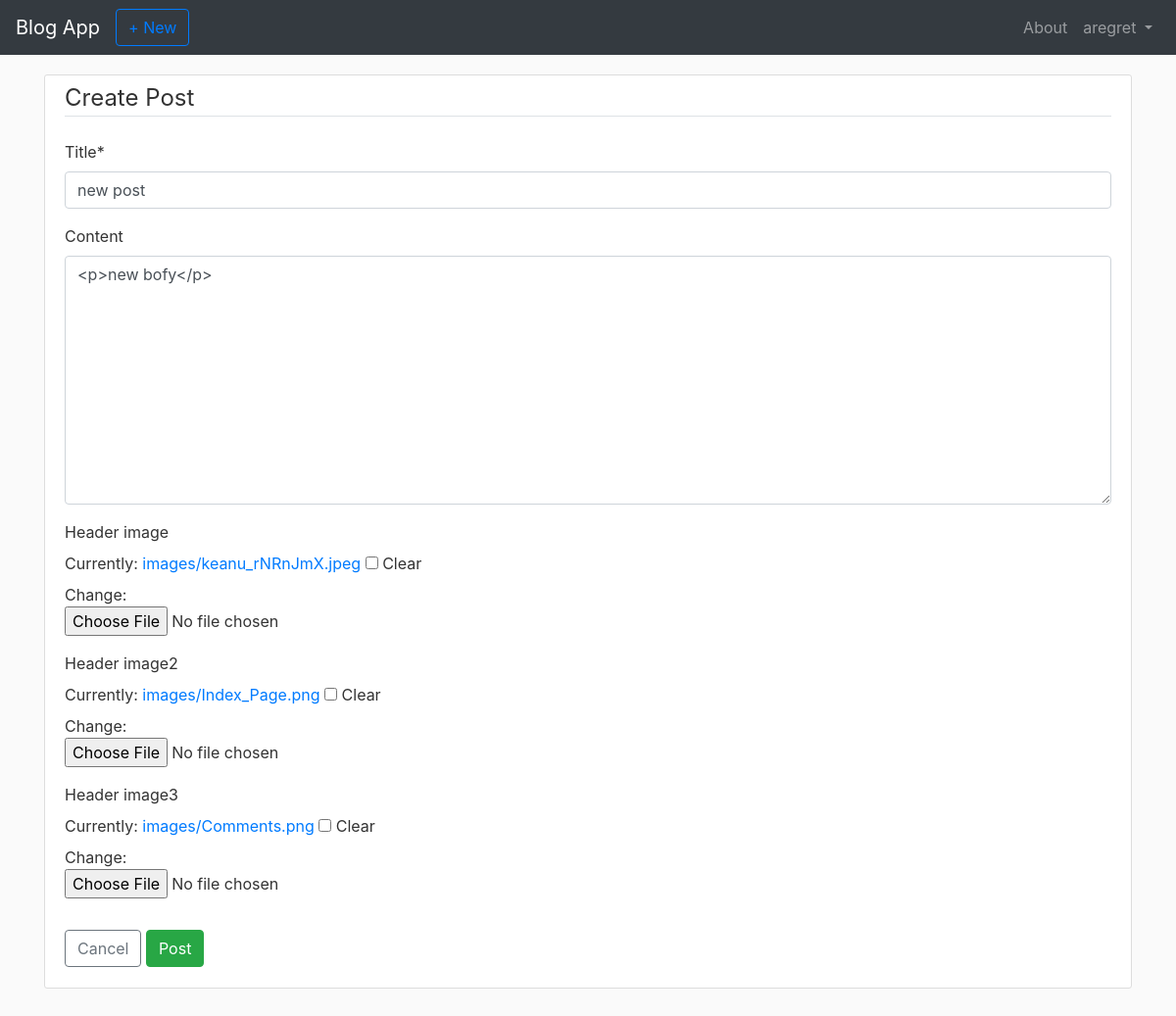
Page /post/42/update/ (signed in) on the earlier database version.
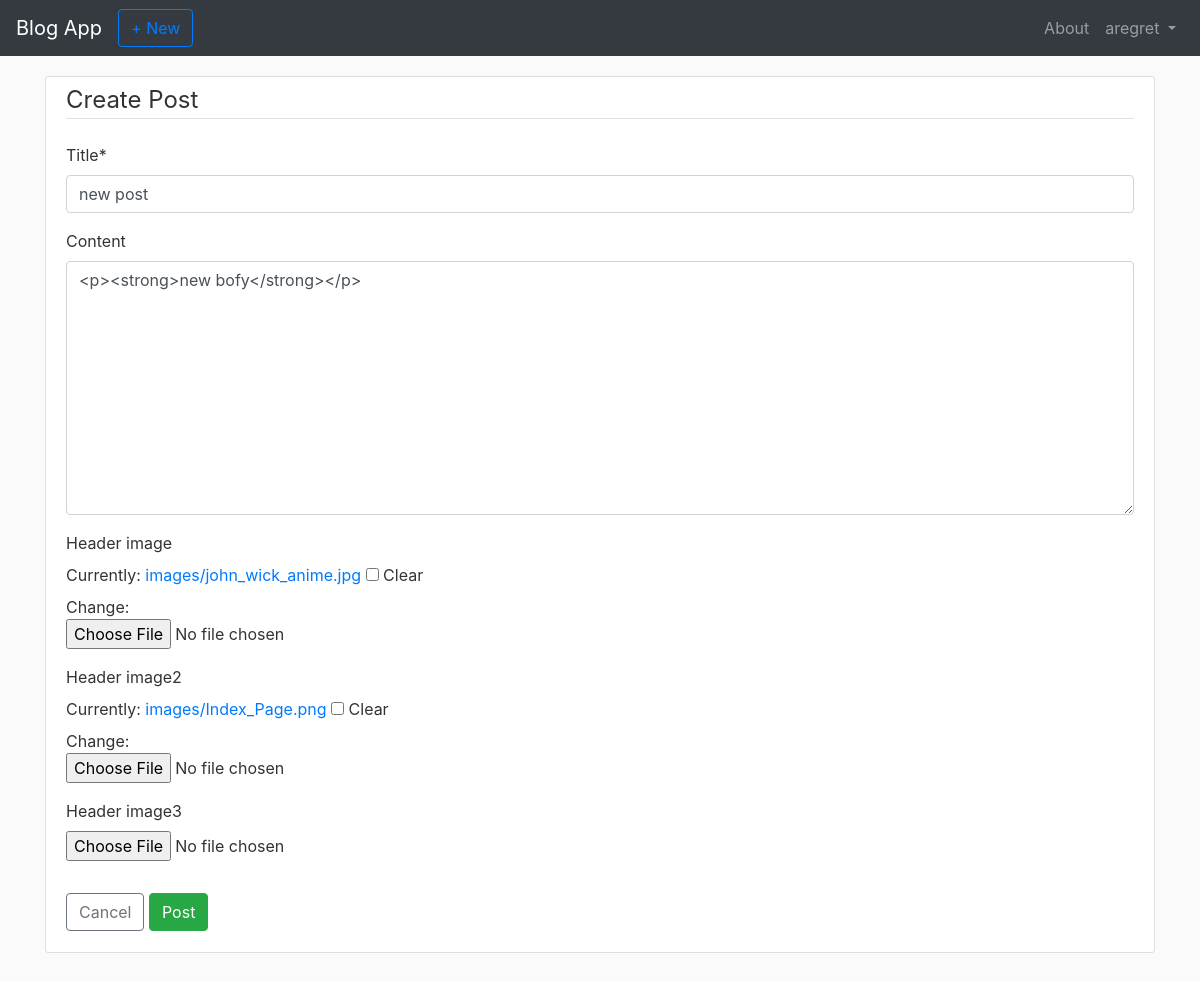
Same page on the later database version.
### blog/models.py (models this page shows, shortened)
class Post(models.Model):
    author = models.ForeignKey(User, on_delete=models.CASCADE)
    title = models.CharField(max_length=100)
    content = RichTextField(blank = True,null = True)
    liked = models.ManyToManyField(User, blank=True, related_name='liked')
    date_posted = models.DateTimeField(default=timezone.now)
    header_image = models.ImageField(null=True,blank = True,upload_to = "images")
    header_image2 = models.ImageField(null=True,blank = True,upload_to = "images")
    header_image3 = models.ImageField(null=True,blank = True,upload_to = "images")
    objects = PostManager()
    tags = TaggableManager()
    class Meta:
        ordering = ('-date_posted', )

### blog/views.py (the view, shortened to what this page needs)
# urls.py: path('post/<int:pk>/update/', PostUpdateView.as_view(), name='post_update'),
class PostUpdateView(LoginRequiredMixin, UserPassesTestMixin, UpdateView):
    model = Post
    fields = ['title', 'content','header_image','header_image2','header_image3','tags']
    def test_func(self):
        post = self.get_object()
        if self.request.user == post.author:
            return True
        return False

### blog/templates/blog/post_form.html (shortened to what this page needs)
{% extends "blog/base.html" %}
{% load crispy_forms_tags %}
{% block content %}
<div class="content-section">
    <form method="POST" enctype="multipart/form-data">
        <fieldset class="form-group">
            <legend class="border-bottom mb-4">Create Post</legend>
            {{ form|crispy }}
        </fieldset>
        <div class="form-group">
            <a href="{% url 'index'  %}" class="btn btn-outline-secondary">Cancel</a>
            <button class="btn btn-success" type="submit">Post</button>
        </div>
    </form>
</div>
{% endblock content %}

Differences in the rows shown:
changed Post "new post": content "<p>new bofy</p>" → "<p><strong>new bofy</strong></p>"
Other differences:
form field form: "☐" → (not shown)
text no longer shown: "Title * Content Header image Currently: images/keanu_rNRnJmX.jpeg Clear Change: Header image2 Currently: images/Index_Page.png Clear Change: Header image3 Currently: images/Comments.png Clear Change:"
text now shown: "Title * Content Header image Currently: images/john_wick_anime.jpg Clear Change: Header image2 Currently: images/Index_Page.png Clear Change: Header image3"
